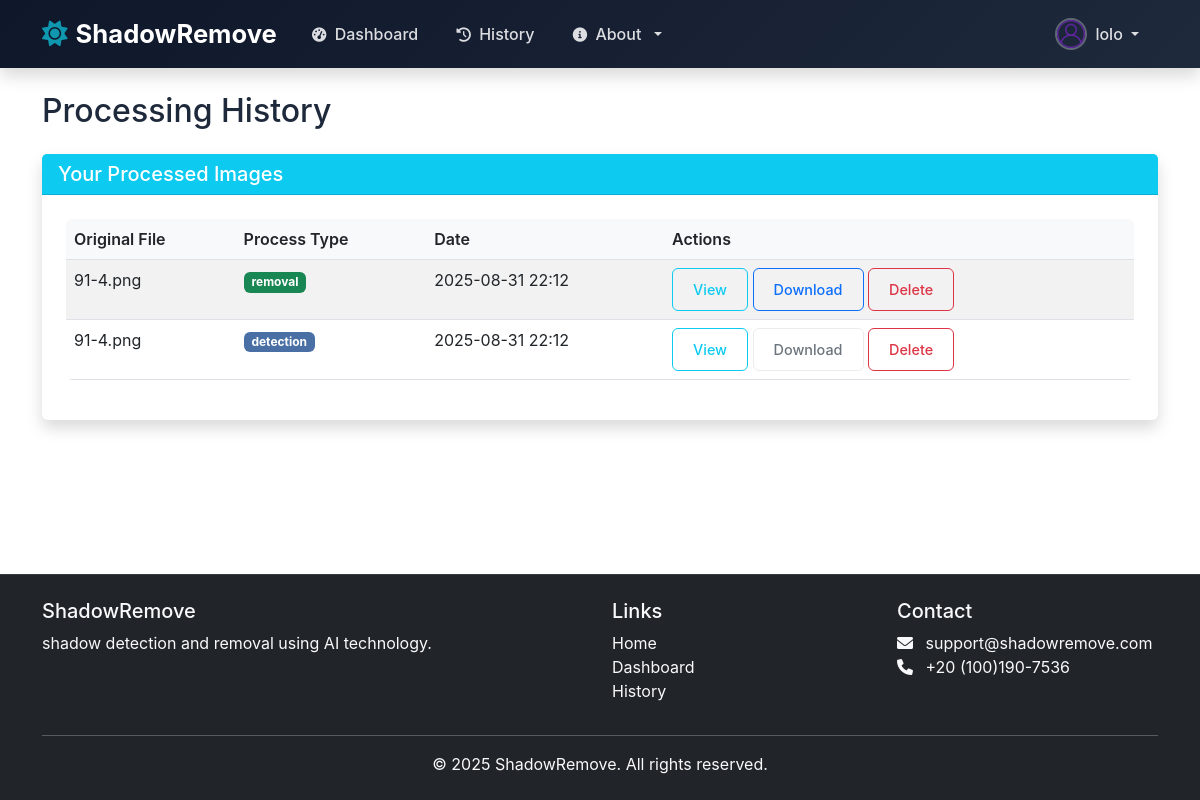
The app's page /history (signed in) with its own data.
### models.py (models this page shows, shortened)
class User(UserMixin, db.Model):
    id = db.Column(db.Integer, primary_key=True)
    username = db.Column(db.String(80), unique=True, nullable=False)
    email = db.Column(db.String(120), unique=True, nullable=False)
    password_hash = db.Column(db.String(128))
    first_name = db.Column(db.String(80), nullable=True)
    last_name = db.Column(db.String(80), nullable=True)
    bio = db.Column(db.Text, nullable=True)
    avatar = db.Column(db.String(120), default='default-avatar.png')
    created_at = db.Column(db.DateTime, default=datetime.utcnow)
    updated_at = db.Column(db.DateTime, default=datetime.utcnow, onupdate=datetime.utcnow)
    is_admin = db.Column(db.Boolean, default=False)
    is_active = db.Column(db.Boolean, default=True)

class ProcessedImage(db.Model):
    id = db.Column(db.Integer, primary_key=True)
    user_id = db.Column(db.Integer, db.ForeignKey('user.id'), nullable=False)
    original_filename = db.Column(db.String(255), nullable=False)
    processed_filename = db.Column(db.String(255), nullable=False)
    process_type = db.Column(db.String(50), nullable=False)  # 'detection' or 'removal'
    created_at = db.Column(db.DateTime, default=datetime.utcnow)
    user = db.relationship('User', backref=db.backref('processed_images', lazy=True))

### app.py (the view)
@app.route('/history')
@login_required
def history():
    processed_images = ProcessedImage.query.filter_by(user_id=current_user.id).order_by(ProcessedImage.created_at.desc()).all()
    return render_template('history.html', images=processed_images)

### app.py (called while the page is built)
@login_manager.user_loader
def load_user(user_id):
    return User.query.get(int(user_id))

### templates/history.html (shortened to what this page needs)
{% extends "base.html" %}
{% block content %}
<div class="row">
    <div class="col-12">
        <h2 class="mb-4">Processing History</h2>
    </div>
</div>
<div class="row">
    <div class="col-12">
        <div class="card shadow">
            <div class="card-header bg-info text-white">
                <h5 class="card-title mb-0">Your Processed Images</h5>
            </div>
            <div class="card-body">
                {% if images %}
                    <div class="table-responsive">
                        <table class="table table-striped">
                            <thead>
                                <tr>
                                    <th>Original File</th>
                                    <th>Process Type</th>
                                    <th>Date</th>
                                    <th>Actions</th>
                                </tr>
                            </thead>
                            <tbody>
                                {% for image in images %}
                                    <tr>
                                        <td>{{ image.original_filename }}</td>
                                        <td>
                                            <span class="badge bg-{% if image.process_type == 'detection' %}primary{% else %}success{% endif %}">
                                                {{ image.process_type }}
                                            </span>
                                        </td>
                                        <td>{{ image.created_at.strftime('%Y-%m-%d %H:%M') }}</td>
                                        <td>
                                            <a href="{{ url_for('view_image', image_id=image.id, template='true') }}"
                                            class="btn btn-sm btn-outline-info">View</a>
                                             {% if image.process_type == 'removal' %}
                                            <a href="{{ url_for('download_image', image_id=image.id) }}"
                                            class="btn btn-sm btn-outline-primary">Download</a>
                                            {% else %}
                                            <span class="btn btn-sm btn-outline-secondary "
                                                data-bs-toggle="tooltip"
                                                data-bs-placement="right"
                                                data-bs-title="Detection images are for preview only. Download is available for shadow removal results.">
                                                Download
                                            </span>
                                            {% endif %}
                                            <form action="{{ url_for('delete_image', image_id=image.id) }}" method="POST" class="d-inline">
                                                <button type="submit" class="btn btn-sm btn-outline-danger delete-btn">Delete</button>
                                            </form>
                                        </td>
                                    </tr>
                                {% endfor %}
                            </tbody>
                        </table>
                    </div>
                {% else %}
                    <p class="text-center text-muted">No processing history yet.</p>
                {% endif %}
            </div>
        </div>
    </div>
</div>
{% endblock %}

### templates/base.html (shortened to what this page needs)
<!DOCTYPE html>
<html lang="en">
<head>
    <link href="https://cdn.jsdelivr.net/npm/bootstrap@5.3.0/dist/css/bootstrap.min.css" rel="stylesheet">
    <link href="https://cdnjs.cloudflare.com/ajax/libs/font-awesome/6.0.0/css/all.min.css" rel="stylesheet">
    <link href="{{ url_for('static', filename='css/profile.css') }}" rel="stylesheet">
    <link rel="stylesheet" href="{{ url_for('static', filename='css/style.css') }}">
    <link rel="stylesheet" href="{{ url_for('static', filename='css/authentication.css') }}">
</head>
<body>
    <nav class="navbar navbar-expand-lg navbar-dark bg-dark fixed-top shadow">
        <div class="container">
            <a class="navbar-brand d-flex align-items-center" href="{{ url_for('index') }}">
                <i class="fas fa-sun me-2"></i>
                <span class="fw-bold">ShadowRemove</span>
            </a>
            <div class="collapse navbar-collapse" id="navbarNav">
                <ul class="navbar-nav me-auto">
                    <li class="nav-item">
                        <a class="nav-link" href="{{ url_for('dashboard') }}">
                            <i class="fas fa-tachometer-alt me-1"></i> Dashboard
                        </a>
                    </li>
                    <li class="nav-item">
                        <a class="nav-link" href="{{ url_for('history') }}">
                            <i class="fas fa-history me-1"></i> History
                        </a>
                    </li>
                    <li class="nav-item dropdown">
                        <a class="nav-link dropdown-toggle" href="#" id="navbarDropdown" role="button" data-bs-toggle="dropdown">
                            <i class="fas fa-info-circle me-1"></i> About
                        </a>
                    </li>
                </ul>
                <ul class="navbar-nav ms-auto">
                    {% if current_user.is_authenticated %}
                    <li class="nav-item dropdown">
                        <a class="nav-link dropdown-toggle d-flex align-items-center" href="#" id="userDropdown" role="button" data-bs-toggle="dropdown">
                            {% if current_user.avatar and current_user.avatar != 'default-avatar.png' %}
                                <img src="{{ url_for('static', filename='uploads/avatars/' + current_user.avatar) }}" class="profile-picture me-2" alt="Profile Picture">
                            {% else %}
                                <img src="{{ url_for('static', filename='images/default-avatar.png') }}" class="profile-picture me-2" alt="Default Profile">
                            {% endif %}
                            <span>{{ current_user.username }}</span>
                        </a>
                    </li>
                    {% endif %}
                </ul>
            </div>
        </div>
    </nav>
    <div class="container mt-5 pt-4">
        {% block content %}{% endblock %}
    </div>
    <footer class="bg-dark text-light py-4 mt-5">
        <div class="container">
            <div class="row">
                <div class="col-md-6">
                    <h5>ShadowRemove</h5>
                    <p>shadow detection and removal using AI technology.</p>
                </div>
                <div class="col-md-3">
                    <h5>Links</h5>
                    <ul class="list-unstyled">
                        <li><a href="{{ url_for('index') }}" class="text-light">Home</a></li>
                        <li><a href="{{ url_for('dashboard') }}" class="text-light">Dashboard</a></li>
                        <li><a href="{{ url_for('history') }}" class="text-light">History</a></li>
                    </ul>
                </div>
                <div class="col-md-3">
                    <h5>Contact</h5>
                    <ul class="list-unstyled">
                        <li><i class="fas fa-envelope me-2"></i> support@shadowremove.com</li>
                        <li><i class="fas fa-phone me-2"></i> +20 (100)190-7536</li>
                    </ul>
                </div>
            </div>
            <hr class="bg-light">
            <div class="text-center">
                <p class="mb-0">&copy; 2025 ShadowRemove. All rights reserved.</p>
            </div>
        </div>
    </footer>
</body>
</html>

### static/css/profile.css (style rules this page uses)
:root { --primary-color: #2c3e50; --secondary-color: #34495e; --accent-color: #3498db; --light-color: #f8f9fa; --dark-color: #2c3e50; --success-color: #27ae60; --warning-color: #f39c12; --danger-color: #e74c3c; --border-color: #e9ecef; --text-muted: #6c757d; --border-radius: 6px; --box-shadow: 0 2px 10px rgba(0, 0, 0, 0.05); --transition: all 0.2s ease; }
.card { border: 1px solid var(--border-color); border-radius: var(--border-radius); box-shadow: var(--box-shadow); margin-bottom: 1.5rem; }
.card-body { padding: 1.5rem; }
.btn { border-radius: var(--border-radius); padding: 0.6rem 1.25rem; font-weight: 600; transition: var(--transition); font-size: 0.9rem; }
.btn-outline-secondary { border: 1px solid var(--border-color); color: var(--text-muted); }

### static/css/style.css (style rules this page uses)
.navbar-brand { font-size: 1.5rem; }
.navbar-nav .nav-link { font-weight: 500; transition: color 0.3s ease; }
body { padding-top: 20px; min-height: 100vh; display: flex; flex-direction: column; }
.container.mt-5.pt-4 { flex: 1; }
footer { margin-top: auto; }
footer a { text-decoration: none; transition: color 0.3s ease; }
.card { border: none; box-shadow: 0 0.5rem 1rem rgba(0, 0, 0, 0.15); transition: transform 0.3s ease, box-shadow 0.3s ease; }
.card-header { border-bottom: 1px solid rgba(0, 0, 0, 0.125); }
.btn { border-radius: 0.375rem; font-weight: 500; transition: all 0.3s ease; }
.table { border-radius: 0.375rem; overflow: hidden; }
.table th { border-top: none; font-weight: 600; background-color: #f8f9fa; }
.badge { font-size: 0.75rem; padding: 0.35em 0.65em; }
:root { --primary-color: #4a6fa5; --secondary-color: #166088; --accent-color: #4cb1a7; --light-color: #f8f9fa; --dark-color: #343a40; --success-color: #28a745; --danger-color: #dc3545; }
.bg-primary { background-color: var(--primary-color) !important; }
:root { --primary: #1a2d7a; --secondary: #1f113a; --dark: #1d2a3a; --light: #f8f9fa; --gray: #6c757d; }
body { font-family: 'Inter', sans-serif; color: var(--dark); overflow-x: hidden; }

### templates/base.html (style rules this page uses)
:root { --primary: #0c255c; --primary-dark: #0c1f53; --secondary: #361969; --accent: #0e97af; --dark: #1e293b; --light: #f8fafc; --gray: #78889e; --gray-light: #dfe3e9; --white: #ffffff; --navbar-dark: #0f172a; }
body { font-family: 'Inter', sans-serif; color: var(--dark); background-color: var(--white); overflow-x: hidden; }
.navbar { background: linear-gradient(135deg, var(--navbar-dark) 0%, var(--dark) 100%) !important; box-shadow: 0 4px 18px rgba(0, 0, 0, 0.15); padding: 0.6rem 0; transition: all 0.3s ease; }
.navbar-brand { font-size: 1.6rem; font-weight: 700; color: var(--white) !important; }
.navbar-brand i { color: var(--accent); transition: all 0.3s ease; }
.navbar-nav .nav-link { font-weight: 500; transition: all 0.3s ease; color: rgba(255, 255, 255, 0.85) !important; padding: 0.5rem 1rem !important; margin: 0 0.2rem; border-radius: 6px; }
.navbar-nav .nav-link i { margin-right: 0.4rem; font-size: 0.9rem; }
.profile-picture { width: 32px; height: 32px; border-radius: 50%; object-fit: cover; border: 2px solid rgba(255, 255, 255, 0.3); transition: all 0.3s ease; }
.dropdown-toggle::after { margin-left: 0.5rem; }
footer { background: linear-gradient(135deg, var(--navbar-dark) 0%, var(--dark极) 100%) !important; border-top: 1px solid rgba(255, 255, 255, 0.1); }
footer a { text-decoration: none; transition: color 0.3s ease; }

### records on screen
User: username "lolo"
ProcessedImage: original_filename "91-4.png", process_type "removal", created_at "2025-08-31 22:12"
ProcessedImage: original_filename "91-4.png", process_type "detection", created_at "2025-08-31 22:12", shows "Download"
